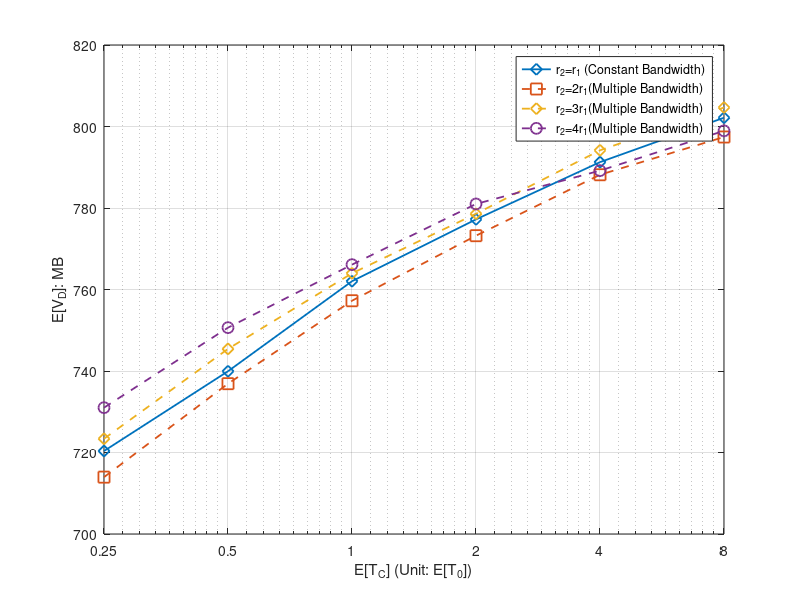

The MATLAB source for this figure:
%% Minutes
x_label =[0.25 0.5	1	2	4	8];



%% for DeadlinMissRatio

%Miss ratio
%y_11 = [0.5285	0.49322	0.4584	0.43032	0.40836	0.3916];
%y_12 = [0.53686	0.5007	0.4645	0.43602	0.40846	0.39484];
%y_13 = [0.52324	0.48572	0.45158	0.42852	0.40414	0.38718];
%y_14 = [0.51394	0.48084	0.45246	0.42344	0.41252	0.39874];

%E[V_O]
%y_11 = [122.953105	184.158078	246.027329	295.58698	331.824762	359.96283]
%y_12 = [110.846895	173.616182	235.704067	287.028267	325.749386	353.7883483]
%y_13 = [137.946924	196.885615	253.97607	300.233108	336.578889	363.441327]
%y_14 = [147.781853	202.775802	255.223041	298.598515	330.600473	355.207862]

%E[V_D]
y_11 = [720.363766	739.9356	762.029599	777.208508	791.255495	802.153326]
y_12 = [713.95641	736.888399	757.241726	773.204338	788.158922	797.424087]
y_13 = [723.377748	745.426013	763.969318	778.585723	794.15626	804.660975]
y_14 = [731.002119	750.63755	766.098708	780.990905	789.171735	798.932864]

i = i+1;
figure(i)

semilogx(x_label,y_11,'-d', 'MarkerSize',8, 'LineWidth',1.3)
hold on
semilogx(x_label,y_12,'--s', 'MarkerSize',8, 'LineWidth',1.3)
hold on
semilogx(x_label,y_13,'--d', 'MarkerSize',8, 'LineWidth',1.3)
hold on
semilogx(x_label,y_14,'--o', 'MarkerSize',8, 'LineWidth',1.3)
hold on


%ylabel('P_{miss}')
%ylabel('E[V_0]: MB')
ylabel('E[V_D]: MB')
xlabel('E[T_C] (Unit: E[T_0])')


xticklabels({'0.25','0.5',	'1',	'2',	'4',	'8'});

												
xlim([0.25, 8]);

%xticklabels({'0',	'1',	'2',	'3',	'4','5',	'6',	'7',	'8',	'9',	'10',	'11',	'12',	'13',	'14',	'15',	'16',	'17'	,'18'	,'20'	,'21'	,'22',	'23',	'24',	'26'});
set(gca, 'XTick', x_label);
%set(gca,'xticklabel',num2str(get(gca,'XTick')','%.4f'))
%legend({'F=200','F=500','F=1000'},'NumColumns',1);
legend({'r_2=r_1 (Constant Bandwidth)','r_2=2r_1(Multiple Bandwidth)','r_2=3r_1(Multiple Bandwidth)','r_2=4r_1(Multiple Bandwidth)'},'NumColumns',1);

hold off;
grid on;
